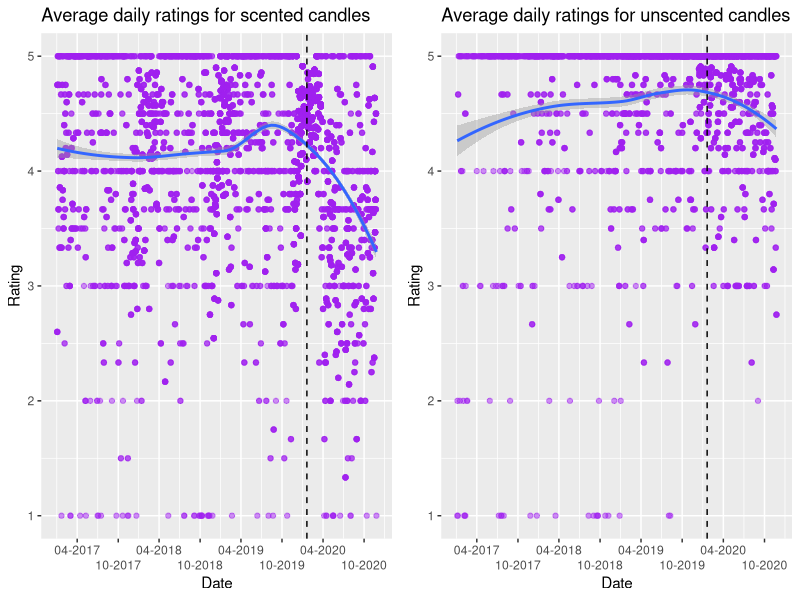
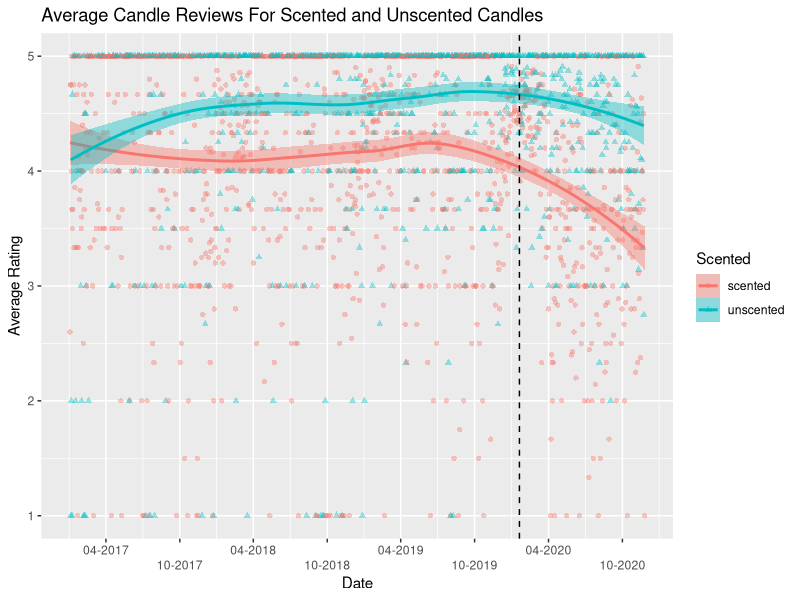
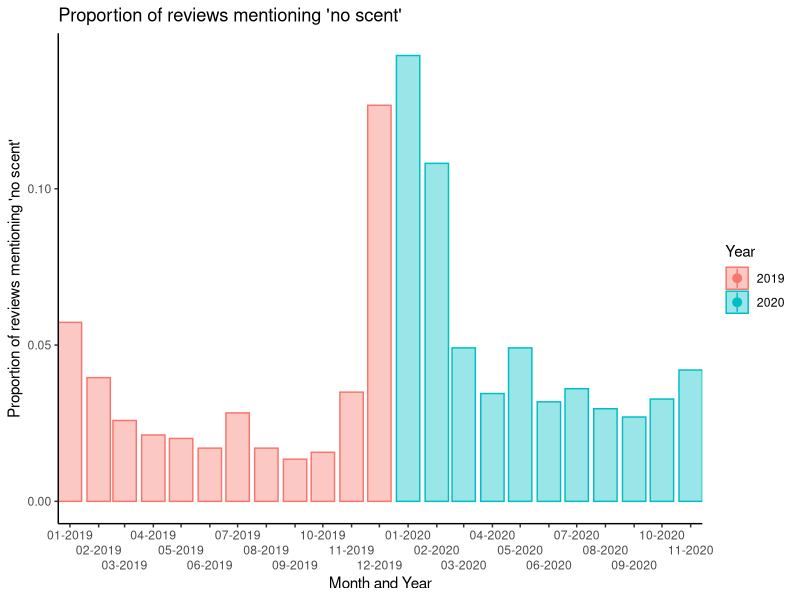

These charts were generated, in order, by the following R code:
## ---- chunk 1
library(tidyverse)
library(gridExtra)

Scented <- readxl::read_excel("Scented_all.xlsx")
Unscented <- readxl::read_excel("Unscented_all.xlsx")

## ---- chunk 2
Graph_Scented <-
Scented %>% 
  filter(Date > "2017-01-01") %>% 
  group_by(Date) %>% 
  mutate(Rating = mean(Rating)) %>% 
  ggplot() +
    aes(x = as.Date(Date), 
        y = Rating
        ) +
  geom_point(alpha = .5, color = "purple") + #addressing overplotting
  scale_x_date(name = "Date", date_breaks = "6 months", date_labels = "%m-%Y") +
  geom_smooth(method = "loess") +
  geom_vline(xintercept = as.numeric(as.Date("2020-01-20")), linetype = "dashed") +
  ggtitle("Average daily ratings for scented candles") +
  guides(x = guide_axis(n.dodge = 2))
  
Graph_Unscented <-
Unscented %>% 
  filter(Date > "2017-01-01") %>% 
  group_by(Date) %>% 
  mutate(Rating = mean(Rating)) %>% 
  ggplot() +
    aes(x = as.Date(Date), 
        y = Rating
        ) +
  geom_point(alpha = .5, color = "purple") + #addressing overplotting
  scale_x_date(name = "Date", date_breaks = "6 months", date_labels = "%m-%Y") +
  geom_smooth(method = "loess") +
  geom_vline(xintercept = as.numeric(as.Date("2020-01-20")), linetype = "dashed") +
  ggtitle("Average daily ratings for unscented candles") +
  guides(x = guide_axis(n.dodge = 2))

grid.arrange(Graph_Scented, Graph_Unscented, ncol=2)
## ---- chunk 3
Candles_all <- bind_rows(
	scented = Scented, 
	unscented = Unscented, 
	.id = "Scented"
)
## ---- chunk 4
Plot <- 
Candles_all %>% 
  filter(Date > "2017-01-01") %>% 
  group_by(Date, Scented) %>% 
  summarize(Rating_Mean = mean(Rating)) %>% 
  ggplot(
    aes(x = as.Date(Date),
        y = Rating_Mean,
        shape = Scented,
        color = Scented,
        fill = Scented)
        ) +
  geom_point(alpha = .4) +
  scale_x_date(name = "Date", date_breaks = "6 months", date_labels = "%m-%Y") +
  geom_smooth(method = "loess") +
  geom_vline(xintercept = as.numeric(as.Date("2020-01-20")), linetype = "dashed") +
  scale_y_continuous(name = "Average Rating") +
  ggtitle("Average Candle Reviews For Scented and Unscented Candles") + 
  guides(x = guide_axis(n.dodge = 2)) 

Plot
## ---- chunk 5
str_no_scent <- function(x){
  as.numeric(
  	case_when(
  		str_detect(x, "[Nn]o scent") ~ "1", 
  		str_detect(x, "[Nn]o smell") ~ "1",
  		str_detect(x, "[Dd]oes not smell like") ~ "1",
  		str_detect(x, "[Dd]oesn't smell like") ~ "1",
  		str_detect(x, "[Cc]an't smell") ~ "1",
  		str_detect(x, "[Cc]annot smell") ~ "1",
  		str_detect(x, "[Ff]aint smell") ~ "1",
  		str_detect(x, "[Ff]aint scent") ~ "1",
  		str_detect(x, "[Dd]on't smell") ~ "1",
  		str_detect(x, "[Ll]ike nothing") ~ "1",
  		TRUE ~ "0"
  	)
  )
}
## ---- chunk 6
Plot_Scented <- Scented %>% 
  filter(Date >= "2019-01-01") %>%
  mutate(month = lubridate::floor_date(Date, "month"),
         noscent = str_no_scent(Review),
         year = ifelse(Date <= as.Date("2019-12-31"),"2019", "2020")) %>% 
  group_by(as.Date(month), noscent) %>% 
  ggplot() +  aes(x = as.Date(month), y = (..count..)/sum(..count..), color = as.factor(year), fill = as.factor(year)) +
  geom_bar(alpha = .4) +
  stat_summary(aes(y = noscent), fun.data = mean_cl_normal) +
  scale_x_date(name = "Month and Year", date_labels = "%m-%Y", date_breaks = "month", expand = c(0,0)) + 
  scale_y_continuous(name = "Proportion of reviews mentioning 'no scent'") +
  guides(x = guide_axis(n.dodge = 3), color = guide_legend(title = "Year"), fill = guide_legend(title = "Year")) +
  labs(title = "Proportion of reviews mentioning 'no scent'") +
  theme_classic()
  
  
Plot_Scented
